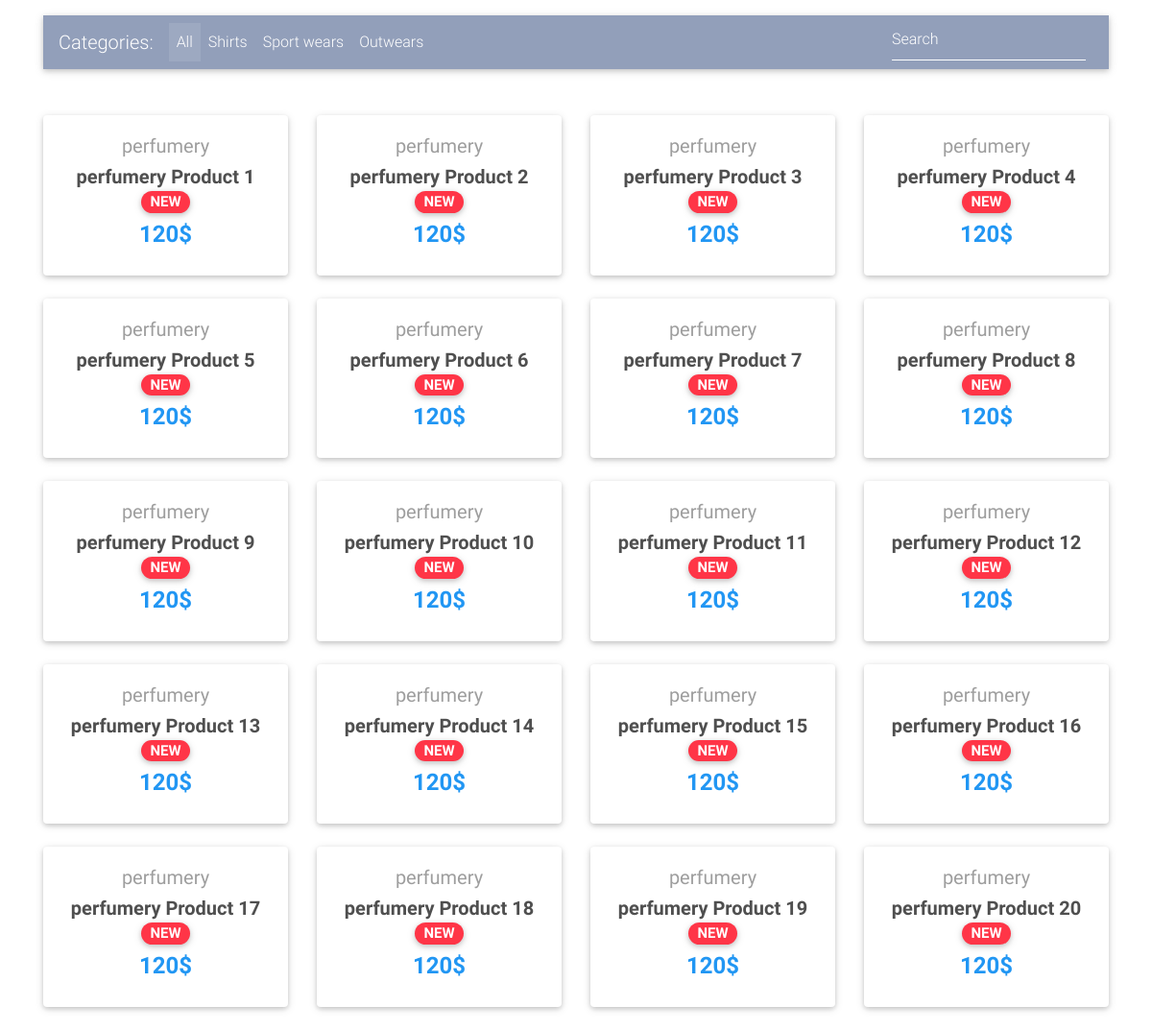
The page / on the database its author committed.
### RecApp/models.py (models this page shows)
class Product(models.Model):
    product_id = models.CharField(max_length=150)
    product_name = models.CharField(max_length=150)
    product_weight_g = models.FloatField()
    product_length_cm = models.FloatField()
    product_height_cm = models.FloatField()
    product_width_cm = models.FloatField()
    product_category = models.CharField(max_length=100)

### RecApp/views.py (the view)
# urls.py: path('',views.home, name ='home'),
def home(request):
    products = Product.objects.all()
    paginator = Paginator(products, 20)
    page = request.GET.get('page')
    products = paginator.get_page(page)
    return render(request, 'home.html',{'products':products})

### Templates/home.html (shortened to what this page needs)
{% load static %}
<!DOCTYPE html>
<html lang="en">
<head>
  <link rel="stylesheet" href="{% static 'https://use.fontawesome.com/releases/v5.11.2/css/all.css' %}">
  <link href="{% static 'css/bootstrap.min.css' %}" rel="stylesheet">
  <link href="{% static 'css/mdb.min.css' %}" rel="stylesheet">
  <link href="{% static 'css/style.min.css' %}" rel="stylesheet">
</head>
<body>
  <main>
    <div class="container">
      <nav class="navbar navbar-expand-lg navbar-dark mdb-color lighten-3 mt-3 mb-5">
        <span class="navbar-brand">Categories:</span>
        <div class="collapse navbar-collapse" id="basicExampleNav">
          <ul class="navbar-nav mr-auto">
            <li class="nav-item active">
              <a class="nav-link" href="#">All
              </a>
            </li>
            <li class="nav-item">
              <a class="nav-link" href="#">Shirts</a>
            </li>
            <li class="nav-item">
              <a class="nav-link" href="#">Sport wears</a>
            </li>
            <li class="nav-item">
              <a class="nav-link" href="#">Outwears</a>
            </li>
          </ul>
          <form class="form-inline">
            <div class="md-form my-0">
              <input class="form-control mr-sm-2" type="text" placeholder="Search" aria-label="Search">
            </div>
          </form>
        </div>
      </nav>
      <section class="text-center mb-4">
        <div class="row wow fadeIn">
          {% for Product in products %}
          <div class="col-lg-3 col-md-6 mb-4">
            <div class="card">
              <div class="card-body text-center">
                <a href="" class="grey-text">
                  <h5>{{ Product.product_category }}</h5>
                </a>
                <h5>
                  <strong>
                    <a href="" class="dark-grey-text">{{ Product.product_name }}
                      <span class="badge badge-pill danger-color">NEW</span>
                    </a>
                  </strong>
                </h5>
                <h4 class="font-weight-bold blue-text">
                  <strong>120$</strong>
                </h4>
              </div>
            </div>
          </div>
          {% endfor %}
        </div>
      </section>
    </div>
  </main>
</body>
</html>

### Templates/home.html (style rules this page uses)
html, body, header, .carousel { height: 60vh; }

### rows shown on the page
Product: product_category "perfumery", product_name "perfumery Product 1"
Product: product_category "perfumery", product_name "perfumery Product 2"
Product: product_category "perfumery", product_name "perfumery Product 3"
Product: product_category "perfumery", product_name "perfumery Product 4"
Product: product_category "perfumery", product_name "perfumery Product 5"
Product: product_category "perfumery", product_name "perfumery Product 6"
Product: product_category "perfumery", product_name "perfumery Product 7"
Product: product_category "perfumery", product_name "perfumery Product 8"
Product: product_category "perfumery", product_name "perfumery Product 9"
Product: product_category "perfumery", product_name "perfumery Product 10"
Product: product_category "perfumery", product_name "perfumery Product 11"
Product: product_category "perfumery", product_name "perfumery Product 12"
Product: product_category "perfumery", product_name "perfumery Product 13"
Product: product_category "perfumery", product_name "perfumery Product 14"
Product: product_category "perfumery", product_name "perfumery Product 15"
Product: product_category "perfumery", product_name "perfumery Product 16"
Product: product_category "perfumery", product_name "perfumery Product 17"
Product: product_category "perfumery", product_name "perfumery Product 18"
Product: product_category "perfumery", product_name "perfumery Product 19"
Product: product_category "perfumery", product_name "perfumery Product 20"
